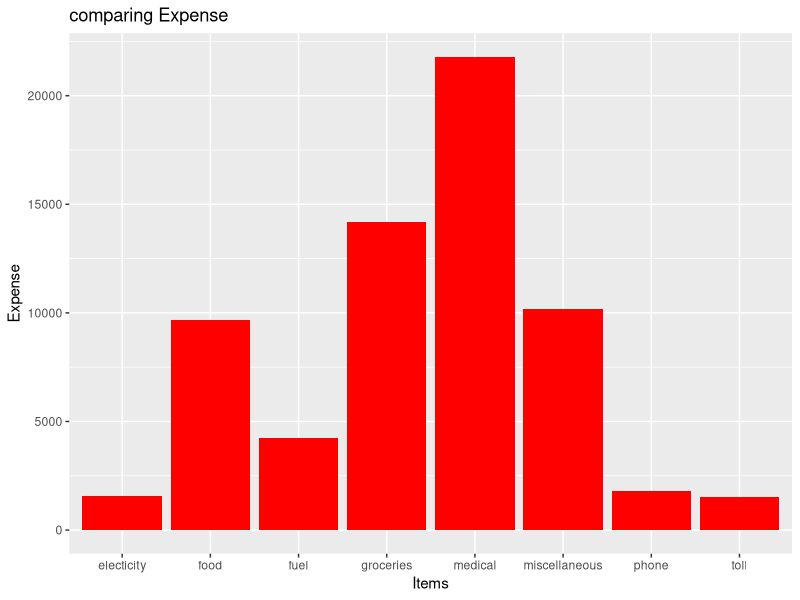
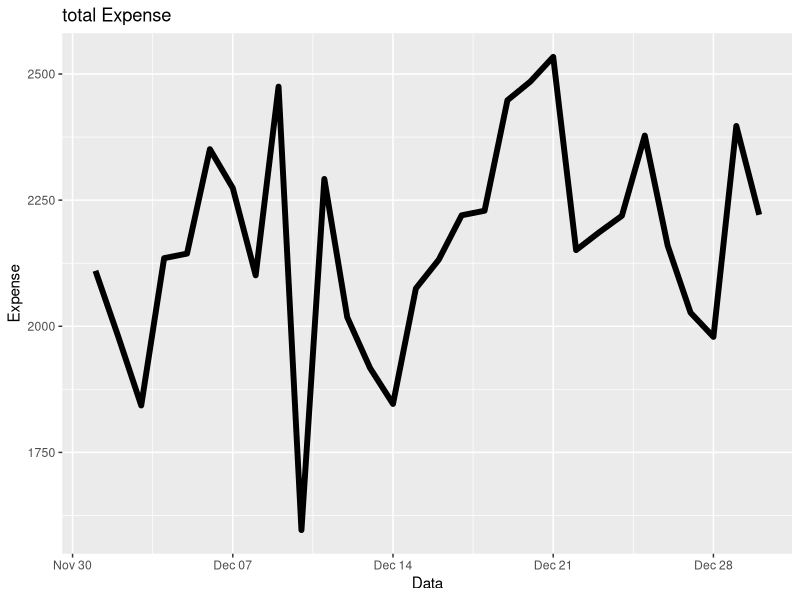
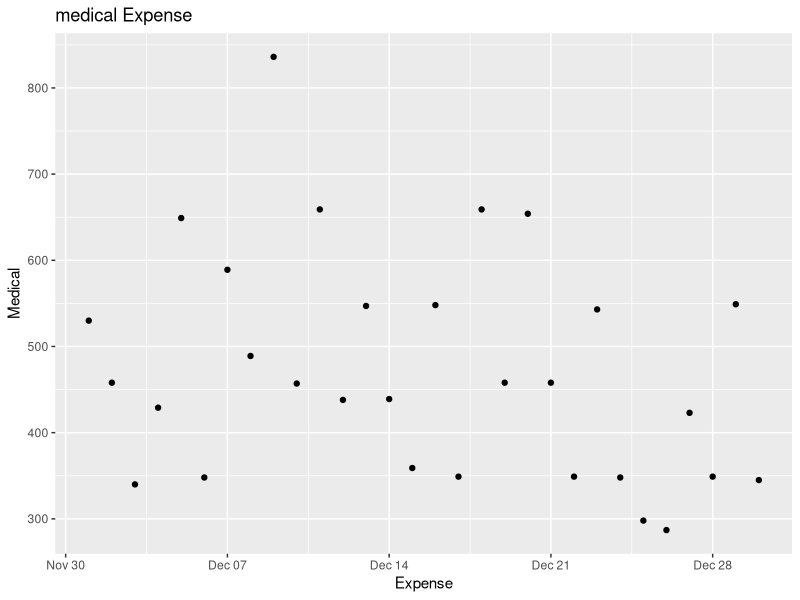
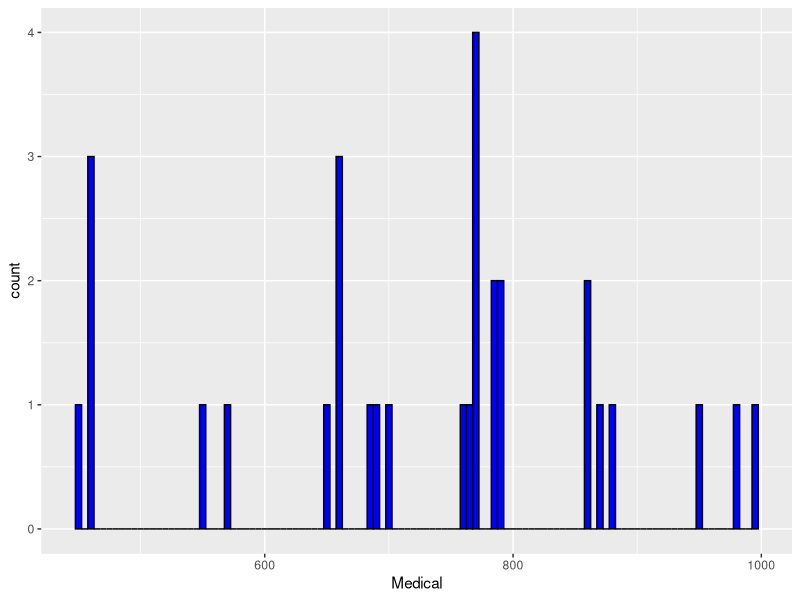

These charts were generated, in order, by the following R code:
library(ggplot2)
library(dplyr)

expenses = read.csv("dailyexpenses.csv")
View(expenses)
str(expenses)
expenses$Date=as.Date(expenses$Date,"%d/%m/%y")
View(expenses)
str(expenses)
tot=expenses[,2:9]
total=colSums(tot)
detail = c("food","groceries","medical","fuel","toll","phone","electicity","miscellaneous")
tot_eact=data.frame(detail,total)
View(tot_eact)
ggplot(data=tot_eact,aes(x=detail,y=total))+geom_bar(stat = "identity",fill="red")+
labs(x="Items",y="Expense",title="comparing Expense")
cm = expenses[,2:9]
dt= expenses[,1]
rs=rowSums(cm)
daily_tot=data.frame(dt,rs)
View(daily_tot)
ggplot(data=daily_tot,aes(x=dt,y=rs))+geom_line(color="black",size=2)+
  labs(x="Data",y="Expense",title="total Expense")
md=expenses[,3]
de=expenses[,1]
daily_med=data.frame(de,md)
View(daily_med)
ggplot(data=daily_med,aes(x=de,y=md)) + geom_point()+
  labs(x="Expense",y="Medical",title="medical Expense")
ggplot(expenses,aes(x=Medical))+
  geom_histogram(binwidth = 5,color="black",fill="blue")
